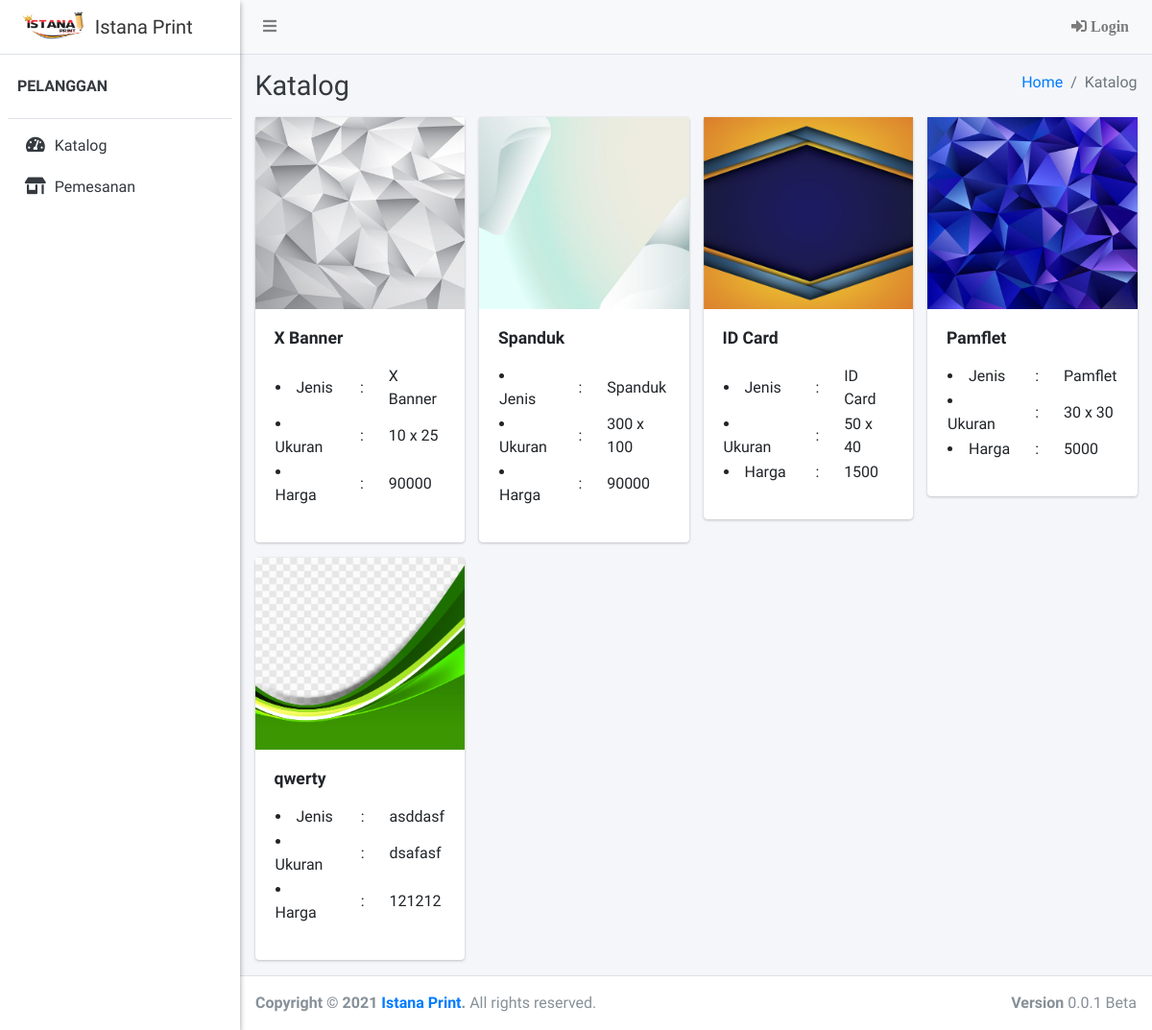
The page / on the database its author committed.
### tables this page shows
CREATE TABLE `katalog`  (
  `id_katalog` int(11) NOT NULL AUTO_INCREMENT,
  `nama_katalog` varchar(150) NOT NULL,
  `jenis_katalog` varchar(150) NOT NULL,
  `qty` varchar(50) NOT NULL,
  `ukuran` varchar(150) NOT NULL,
  `harga` varchar(50) NOT NULL,
  `harga_desain` varchar(50) NOT NULL,
  `total_harga` varchar(50) NOT NULL,
  `file` varchar(100) NULL DEFAULT NULL,
  PRIMARY KEY (`id_katalog`) USING BTREE
);

### config/config.php (called while the page is built, shortened)
<?php
	function base_url($url = null){
		$base_url = "http://localhost/istana-print";
		if ($url != null) {
			return $base_url."/".$url;
		}else{
			return $base_url;
		}
	}
 ?>

### index.php (the view, shortened to what this page needs)
<?php
require 'config/config.php';
require 'config/koneksi.php';
?>
<!DOCTYPE html>
<html>
<?php
include 'templates_public/head.php';
?>
<body class="hold-transition sidebar-mini layout-fixed">
  <div class="wrapper">
    <?php
    include 'templates_public/navbar.php';
    ?>
    <?php
    include 'templates_public/sidebar.php';
    ?>
    <div class="content-wrapper">
      <div class="content-header">
        <div class="container-fluid">
          <div class="row">
            <div class="col-sm-6">
              <h1 class="m-0 text-dark">Katalog</h1>
            </div>
            <div class="col-sm-6">
              <ol class="breadcrumb float-sm-right">
                <li class="breadcrumb-item"><a href="#">Home</a></li>
                <li class="breadcrumb-item active">Katalog </li>
              </ol>
            </div>
          </div>
        </div>
      </div>
      <section class="content">
        <div class="container-fluid">
          <div class="row">
            <?php
                $data = $koneksi->query("SELECT * FROM katalog");
                while ($row = $data->fetch_array()) {
            ?>
              <div class="col-lg-3 col-6">
                <div class="card">
                  <a href="<?= base_url("assets/katalog/". $row['file']) ?>" target="_blank">
                    <img src="<?= base_url("assets/katalog/". $row['file']) ?>" class="card-img-top" alt="Tidak ada foto" style="width: 100%; height: 200px;">
                  </a>
                  <div class="card-body">
                    <h2 class="card-title text-bold"><?= $row['nama_katalog'] ?></h2>
                    <p class="card-text">
                      <table border="0">
                        <tr>
                          <td><li>Jenis</li></td>
                          <td width="30%" align="center">:</td>
                          <td><?= $row['jenis_katalog'] ?></td>
                        </tr>
                        <tr>
                          <td><li>Ukuran</li></td>
                          <td width="30%" align="center">:</td>
                          <td><?= $row['ukuran'] ?></td>
                        </tr>
                        <tr>
                          <td><li>Harga</li></td>
                          <td width="30%" align="center">:</td>
                          <td><?= $row['harga'] ?></td>
                        </tr>
                      </table>
                    </p>
                  </div>
                </div>
              </div>
              <?php } ?>
            </div>
        </div>
      </section>
    </div>
    <?php
    include 'templates_public/footer.php';
    ?>
  </div>
</body>
</html>

### rows shown on the page
katalog: file (picture), nama_katalog "X Banner", jenis_katalog "X Banner", ukuran "10 x 25", harga "90000"
katalog: file (picture), nama_katalog "Spanduk", jenis_katalog "Spanduk", ukuran "300 x 100", harga "90000"
katalog: file (picture), nama_katalog "ID Card", jenis_katalog "ID Card", ukuran "50 x 40", harga "1500"
katalog: file (picture), nama_katalog "Pamflet", jenis_katalog "Pamflet", ukuran "30 x 30", harga "5000"
katalog: file (picture), nama_katalog "qwerty", jenis_katalog "asddasf", ukuran "dsafasf", harga "121212"
